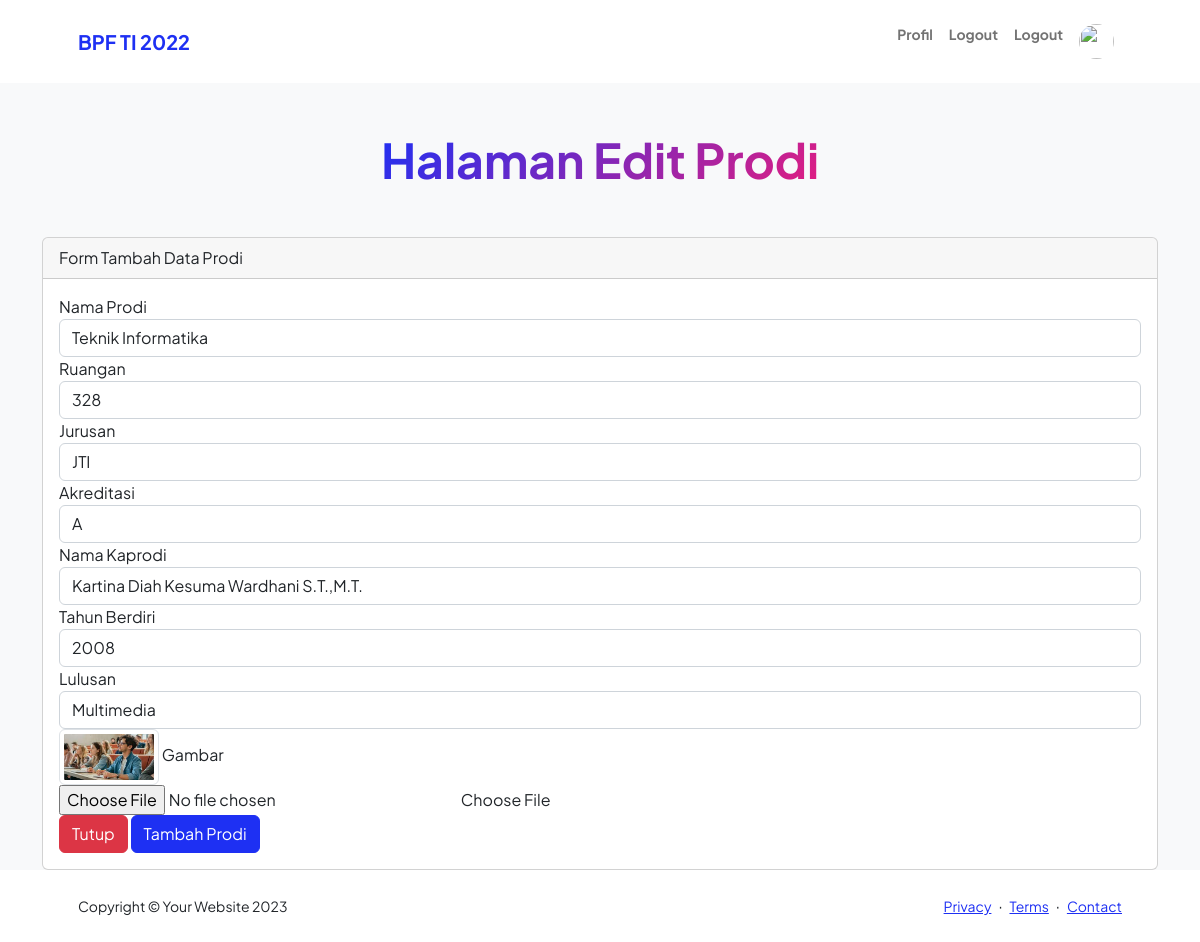
Screenshot of /Prodi/edit/4 with the database file from the repository.
### tables this page shows
CREATE TABLE `prodi` (
  `id` int(255) NOT NULL,
  `nama` varchar(255) NOT NULL,
  `ruangan` varchar(20) NOT NULL,
  `jurusan` enum('JTI','JTIN') NOT NULL,
  `akreditasi` varchar(15) NOT NULL,
  `nama_kaprodi` varchar(255) NOT NULL,
  `tahun_berdiri` int(10) NOT NULL,
  `output_lulusan` varchar(255) NOT NULL,
  `gambar` varchar(100) NOT NULL DEFAULT 'default.jpg'
);

### application/controllers/Prodi.php (called while the page is built, shortened)
<?php
class Prodi extends CI_Controller
{
  public function __construct()
  {
    $this->load->model('Prodi_model');
  }
  public function edit($id)
  {
    $data['judul'] = "Halaman Edit Prodi";
    $data['prodi'] = $this->Prodi_model->getById($id);
    $data['user'] = $this->db->get_where('user', [
      'email' => $this->session->userdata('email')
    ])->row_array();
    $this->form_validation->set_rules('nama', 'Nama Prodi', 'required', [
      'required' => 'Nama Prodi Wajib di isi'
    ]);
    $this->form_validation->set_rules('ruangan', 'Ruangan', 'required', [
      'required' => 'Ruangan Wajib di isi',
      'integer' => 'Ruangan harus Angka'
    ]);
    $this->form_validation->set_rules('jurusan', 'Jurusan', 'required', [
      'required' => 'Jurusan Wajib di isi'
    ]);
    $this->form_validation->set_rules('akreditasi', 'Akreditasi', 'required', [
      'required' => 'Akreditasi Wajib di isi'
    ]);
    $this->form_validation->set_rules('nama_kaprodi', 'Nama Kaprodi', 'required', [
      'required' => 'Nama Kaprodi Wajib di isi'
    ]);
    $this->form_validation->set_rules('tahun_berdiri', 'Tahun Berdiri', 'required', [
      'required' => 'Tahun Berdiri Wajib di isi',
      'integer' => 'Tahun Berdiri harus Angka'
    ]);
    $this->form_validation->set_rules('output_lulusan', 'Output Lulusan', 'required', [
      'required' => 'Output Lulusan Wajib di isi',
    ]);
    if ($this->form_validation->run() == false) {
      $this->load->view("layout/header", $data);
      $this->load->view("prodi/vw_ubah_prodi", $data);
      $this->load->view("layout/footer");
    }
  }
}
?>

### index.php (called while the page is built, shortened)
<?php
require_once BASEPATH.'core/CodeIgniter.php';

### application/models/Prodi_model.php (called while the page is built, shortened)
<?php
class Prodi_model extends CI_Model {
  public $table = 'prodi';
  public function getById($id)
  {
    $this->db->from($this->table);
    $this->db->where('id',$id);
    $query = $this->db->get();
    return $query->row_array();
  }
}

### application/views/prodi/vw_ubah_prodi.php (the view, shortened to what this page needs)
<section class="bg-light py-15">
    <div class="container px-15">
        <div class="row gx-5 justify-content-center">
            <div class="col-xxl-12">
                <div class="text-center my-5">
                    <h2 class="display-5 fw-bolder"><span
                            class="text-gradient d-inline"><?php echo $judul;?></span></h2>
                </div>
                <div class="card">
                    <div class="card-header justify-content-center">Form Tambah Data Prodi</div>
                    <div class="card-body">
                        <form action="" method="POST" enctype="multipart/form-data">
                            <div class="form-group">
                                <label for="nama_prodi">Nama Prodi</label>
                                <input type="text" name="nama" class="form-control" id="nama"
                                    placeholder="Nama Prodi" value="<?= $prodi['nama']; ?>">
                            </div>
                            <div class="form-group">
                                <label for="ruangan">Ruangan</label>
                                <input type="text" name="ruangan" class="form-control" id="ruangan"
                                    placeholder="Ruangan" value="<?= $prodi['ruangan']; ?>">
                            </div>
                            <div class="form-group">
                                <label for="jurusan">Jurusan</label>
                                <input type="text" name="jurusan" id="jurusan" class="form-control"
                                    value="<?= $prodi['jurusan']; ?>">
                            </div>
                            <div class="form-group">
                                <label for="akreditasi">Akreditasi</label>
                                <input name="akreditasi" id="akreditasi" class="form-control" type="text"
                                    value="<?= $prodi['akreditasi']; ?>">
                            </div>
                            <div class="form-group">
                                <label for="nama_kaprodi">Nama Kaprodi</label>
                                <input type="text" name="nama_kaprodi" class="form-control"
                                    id="nama_kaprodi" placeholder="Nama Kaprodi"
                                    value="<?= $prodi['nama_kaprodi']; ?>">
                            </div>
                            <div class="form-group">
                                <label for="tahun_berdiri">Tahun Berdiri</label>
                                <input type="text" name="tahun_berdiri" class="form-control"
                                    id="tahun_berdiri" placeholder="Tahun Berdiri"
                                    value="<?= $prodi['tahun_berdiri']; ?>">
                            </div>
                            <div class="form-group">
                                <label for="lulusan">Lulusan</label>
                                <input type="text" name="output_lulusan" class="form-control"
                                    id="output_lulusan" placeholder="Lulusan"
                                    value="<?= $prodi['output_lulusan']; ?>">
                            </div>
                            <div class="form-group">
                                <img src="<?= base_url('assets2/img/prodi/'). $prodi['gambar']?>" style="width: 100px;" class="img-thumbnail">
                            <label for="gambar">Gambar</label>
                            <div class="custom-file">
                                <input type="file" name="gambar" class="custom-file-input" id="gambar">
                                <label for="gambar" class="custom-file-label">Choose File</label>
                            </div>
                            <a href="<?=base_url('Prodi')?>" class="btn btn-danger">Tutup</a>
                            <button type="submit" name="tambah" class="btn btn-primary float-right">Tambah
                                Prodi</button>
                        </form>
                    </div>
                </div>
            </div>
        </div>
    </div>
</section>
</main>

### rows the page displays
prodi: nama "Teknik Informatika", ruangan "328", jurusan "JTI", akreditasi "A", nama_kaprodi "Kartina Diah Kesuma Wardhani S.T.,M.T.", tahun_berdiri "2008", output_lulusan "Multimedia", gambar (placeholder picture)

### other values shown
$judul "Halaman Edit Prodi"
